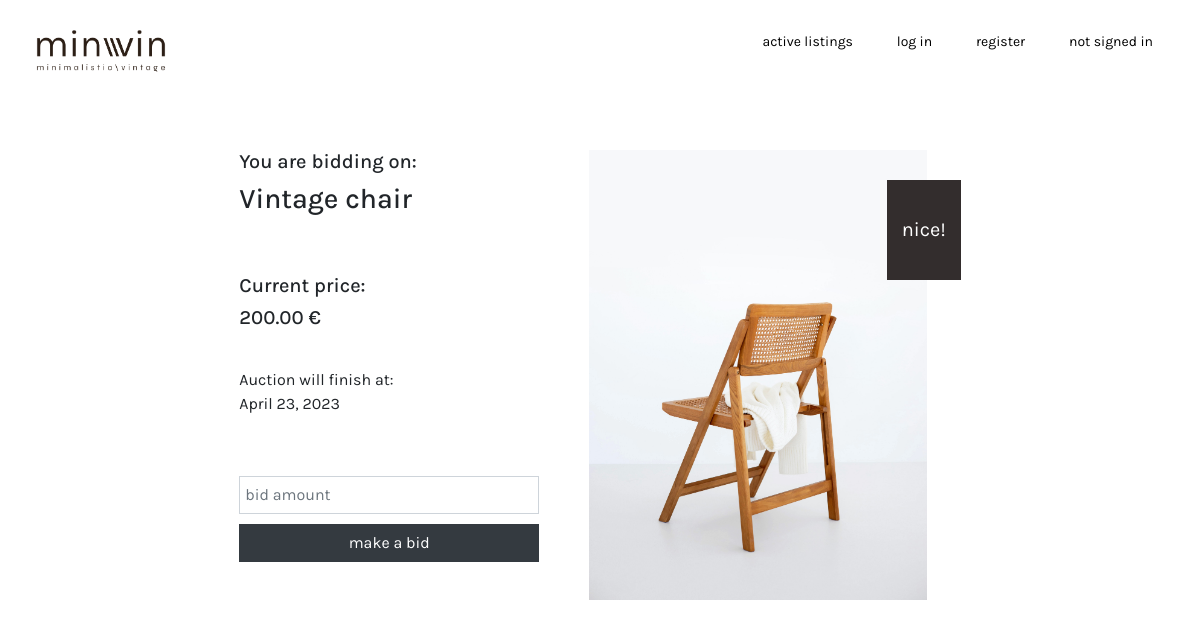
The page /bid/1 on the database its author committed.
### auctions/models.py (models this page shows, shortened)
class Listing(models.Model):
    categories=[
        ("CH","chairs"),
        ("CA","cabinets"),
        ("SO","sofas"),
        ("TA","tables"),
        ("DE","decor"),
        ("OT","others")
    ]
    id          = models.AutoField(primary_key=True)
    title       = models.CharField(max_length=64)
    description = models.CharField(max_length=280)
    price       = models.DecimalField(max_digits=7, decimal_places=2)
    category    = models.CharField(max_length=10, choices=categories, default="others")
    status      = models.BooleanField(default="True")
    photo       = models.ImageField(
        upload_to='images_uploaded',
        height_field=None,
        width_field=None,
        default='auctions/static/images/01.jpg'
        )
    owner       = models.ForeignKey(User, on_delete=models.CASCADE, related_name='owner', null=True)
    date        = models.DateField(default=(2023-10-20))
    bidder      = models.CharField(max_length=64, default="no one has made a bit yet.")

### auctions/views.py (the view, shortened to what this page needs)
# urls.py: path("bid/<int:listing_id>", views.bid, name="bid"),
def bid(request, listing_id):
    listing=Listing.objects.get(id=listing_id)
    if request.method == "GET":
        return render(request, "auctions/bid.html",{
            "listing": listing
            })

### auctions/templates/auctions/bid.html (shortened to what this page needs)
{% extends "auctions/layout.html" %}
{% block body %}
    <div class="d-flex justify-content-center" style="margin-top: 50px">
        <div class="d-flex flex-column align-items-left" style="margin-right: 50px">
                <div style="margin-bottom: 50px">
                    <h5>You are bidding on: </h5>
                    <h3>{{listing.title}}</h3>
                </div>
                <div>
                    <h5>Current price:</h5>
                    <h5>{{listing.price}} €</h5>
                </div>
                <div style="margin-top: 30px">
                    Auction will finish at:<br>
                    {{listing.date}}
                </div>
                <div style="margin-top: 60px">
                    {% if listing.status %}
                    <form action="{% url 'bid' listing_id=listing.id %}" method="post">
                        <div class="form-group" style="width: 300px;">
                            <input class="form-control" type="number" name="bid_amount" placeholder="bid amount">
                            <input class="btn btn-dark" type="submit" value="make a bid" style="width: 300px;">
                        </div>
                    </form>
                    {% else %}
                    sold
                    {% endif %}
                </div>
        </div>
        <img src="{{ listing.photo.url }}" alt="Listing photo" width="375" height="450">
        <div class="container" style="height:100px; width:100px; background-color: #332D2D; vertical-align: middle; margin-left: -40px; margin-top: 30px;">
            <p style="color: white; text-align:center; font-size: 20px; margin-top: 35px;">nice!</p>
        </div>
    </div>
{% endblock %}

### auctions/static/auctions/styles.css (style rules this page uses)
body { font-family: "Karla", "Arial", sans-serif; background-color: white; align-items: center; justify-content: center; padding-top: 100px; padding-bottom: 50px; padding-right: 300px; padding-left: 300px; }
.form-control { margin-bottom: 10px; border-radius: 0rem; padding: 5px; }
.btn-dark { border-radius: 0rem; }

### rows shown on the page
Listing: title "Vintage chair", price "200.00", date "April 23, 2023", photo (picture)
